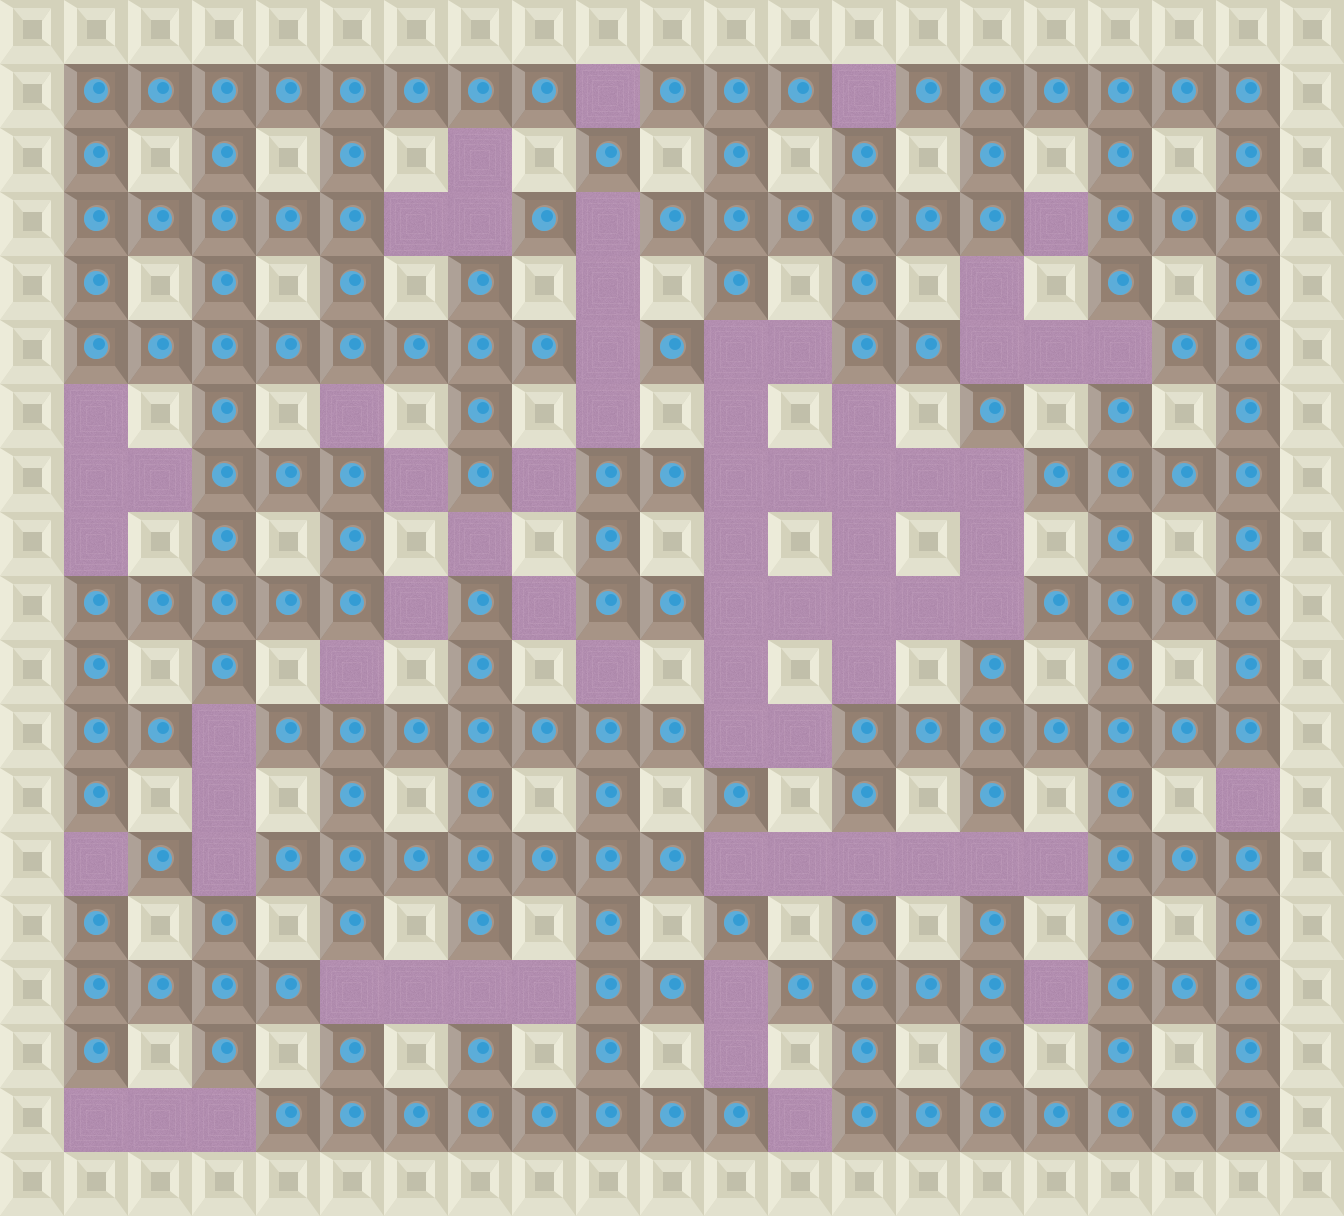

This game map was drawn from its Tiled (.tmx) file and the tilesets committed beside it. A one-line description and the trimmed map source follow:
An orthogonal 21x19 tile map with 64x64 px tiles, 5 tile layers (BACKGROUND_LAYER, POWER_LAYER, EXIT_LAYER, SOLID_LAYER, ...), 6 tilesets and 262 objects.

<map version="1.0" orientation="orthogonal" renderorder="left-up" width="21" height="19" tilewidth="64" tileheight="64" nextobjectid="415">
 <tileset firstgid="1" name="SolidBlock2" tilewidth="64" tileheight="64" tilecount="1" columns="1">
  <image source="Sprites/Blocks/SolidBlock2.png" width="64" height="64" />
 </tileset>
 <tileset firstgid="2" name="BackgroundTile2" tilewidth="64" tileheight="64" tilecount="1" columns="1">
  <image source="Sprites/Blocks/BackgroundTile2.png" width="64" height="64" />
 </tileset>
 <tileset firstgid="3" name="ExplodableBlock2" tilewidth="64" tileheight="64" tilecount="1" columns="1">
  <image source="Sprites/Blocks/ExplodableBlock2.png" width="64" height="64" />
 </tileset>
 <tileset firstgid="4" name="Portal2" tilewidth="64" tileheight="64" tilecount="1" columns="1">
  <image source="Sprites/Blocks/Portal2.png" width="64" height="64" />
 </tileset>
 <tileset firstgid="5" name="BombPowerup" tilewidth="64" tileheight="64" tilecount="1" columns="1">
  <image source="Sprites/Powerups/BombPowerup.png" width="64" height="64" />
 </tileset>
 <tileset firstgid="6" name="FlamePowerup" tilewidth="64" tileheight="64" tilecount="1" columns="1">
  <image source="Sprites/Powerups/FlamePowerup.png" width="64" height="64" />
 </tileset>
 <layer name="BACKGROUND_LAYER" width="21" height="19">
  <data>[399 cells, 399 non-empty, 1 distinct tile ids]</data>
 </layer>
 <layer name="POWER_LAYER" width="21" height="19">
  <data>[399 cells, 2 non-empty, 2 distinct tile ids]</data>
 </layer>
 <layer name="EXIT_LAYER" width="21" height="19">
  <data>[399 cells, 1 non-empty, 1 distinct tile ids]</data>
 </layer>
 <layer name="SOLID_LAYER" width="21" height="19">
  <data>[399 cells, 148 non-empty, 1 distinct tile ids]</data>
 </layer>
 <layer name="EXPLODING_LAYER" width="21" height="19">
  <data>[399 cells, 182 non-empty, 1 distinct tile ids]</data>
 </layer>
 <objectgroup name="Solid">
  <properties>
   <property name="destroyable" type="bool" value="false" />
  </properties>
  <object id="312" x="0" y="0" width="1344" height="64" />
  <object id="315" x="0" y="0" width="64" height="1216" />
  <object id="317" x="0" y="1152" width="1344" height="64" />
  <object id="318" x="1280" y="0" width="64" height="1216" />
  <object id="320" x="128" y="128" width="64" height="64" />
  <object id="321" x="256" y="128" width="64" height="64" />
  <object id="322" x="384" y="128" width="64" height="64" />
  <object id="323" x="512" y="128" width="64" height="64" />
  <object id="324" x="640" y="128" width="64" height="64" />
  <object id="325" x="768" y="128" width="64" height="64" />
  <object id="326" x="896" y="128" width="64" height="64" />
  <object id="327" x="1024" y="128" width="64" height="64" />
  <object id="328" x="1152" y="128" width="64" height="64" />
  <object id="339" x="896" y="256" width="64" height="64" />
  <object id="340" x="1024" y="256" width="64" height="64" />
  <object id="341" x="128" y="256" width="64" height="64" />
  <object id="342" x="384" y="256" width="64" height="64" />
  <object id="343" x="512" y="256" width="64" height="64" />
  <object id="344" x="1152" y="256" width="64" height="64" />
  <object id="345" x="640" y="256" width="64" height="64" />
  <object id="346" x="256" y="256" width="64" height="64" />
  <object id="347" x="768" y="256" width="64" height="64" />
  <object id="348" x="896" y="384" width="64" height="64" />
  <object id="349" x="1024" y="384" width="64" height="64" />
  <object id="350" x="128" y="384" width="64" height="64" />
  <object id="351" x="384" y="384" width="64" height="64" />
  <object id="352" x="512" y="384" width="64" height="64" />
  <object id="353" x="1152" y="384" width="64" height="64" />
  <object id="354" x="640" y="384" width="64" height="64" />
  <object id="355" x="256" y="384" width="64" height="64" />
  <object id="356" x="768" y="384" width="64" height="64" />
  <object id="366" x="896" y="512" width="64" height="64" />
  <object id="367" x="1024" y="512" width="64" height="64" />
  <object id="368" x="128" y="512" width="64" height="64" />
  <object id="369" x="384" y="512" width="64" height="64" />
  <object id="370" x="512" y="512" width="64" height="64" />
  <object id="371" x="1152" y="512" width="64" height="64" />
  <object id="372" x="640" y="512" width="64" height="64" />
  <object id="373" x="256" y="512" width="64" height="64" />
  <object id="374" x="768" y="512" width="64" height="64" />
  <object id="375" x="896" y="640" width="64" height="64" />
  <object id="376" x="1024" y="640" width="64" height="64" />
  <object id="377" x="128" y="640" width="64" height="64" />
  <object id="378" x="384" y="640" width="64" height="64" />
  <object id="379" x="512" y="640" width="64" height="64" />
  <object id="380" x="1152" y="640" width="64" height="64" />
  <object id="381" x="640" y="640" width="64" height="64" />
  <object id="382" x="256" y="640" width="64" height="64" />
  <object id="383" x="768" y="640" width="64" height="64" />
  <object id="384" x="896" y="768" width="64" height="64" />
  <object id="385" x="1024" y="768" width="64" height="64" />
  <object id="386" x="128" y="768" width="64" height="64" />
  <object id="387" x="384" y="768" width="64" height="64" />
  <object id="388" x="512" y="768" width="64" height="64" />
  <object id="389" x="1152" y="768" width="64" height="64" />
  <object id="390" x="640" y="768" width="64" height="64" />
  <object id="391" x="256" y="768" width="64" height="64" />
  <object id="392" x="768" y="768" width="64" height="64" />
  <object id="393" x="896" y="896" width="64" height="64" />
  <object id="394" x="1024" y="896" width="64" height="64" />
  <object id="395" x="128" y="896" width="64" height="64" />
  <object id="396" x="384" y="896" width="64" height="64" />
  <object id="397" x="512" y="896" width="64" height="64" />
  <object id="398" x="1152" y="896" width="64" height="64" />
  <object id="399" x="640" y="896" width="64" height="64" />
  <object id="400" x="256" y="896" width="64" height="64" />
  <object id="401" x="768" y="896" width="64" height="64" />
  <object id="402" x="896" y="1024" width="64" height="64" />
  <object id="403" x="1024" y="1024" width="64" height="64" />
  <object id="404" x="128" y="1024" width="64" height="64" />
  <object id="405" x="384" y="1024" width="64" height="64" />
  <object id="406" x="512" y="1024" width="64" height="64" />
  <object id="407" x="1152" y="1024" width="64" height="64" />
  <object id="408" x="640" y="1024" width="64" height="64" />
  <object id="409" x="256" y="1024" width="64" height="64" />
  <object id="410" x="768" y="1024" width="64" height="64" />
 </objectgroup>
 <objectgroup name="Exploding">
  <properties>
   <property name="destroyable" type="bool" value="true" />
  </properties>
  <object id="7" x="192" y="64" width="64" height="64" />
  <object id="10" x="256" y="64" width="64" height="64" />
  <object id="11" x="320" y="64" width="64" height="64" />
  <object id="12" x="384" y="64" width="64" height="64" />
  <object id="13" x="448" y="64" width="64" height="64" />
  <object id="14" x="512" y="64" width="64" height="64" />
  <object id="17" x="640" y="64" width="64" height="64" />
  <object id="19" x="704" y="64" width="64" height="64" />
  <object id="20" x="768" y="64" width="64" height="64" />
  <object id="22" x="896" y="64" width="64" height="64" />
  </objectgroup>
 <objectgroup name="Power">
  <!-- 4 objects omitted --></objectgroup>
 <objectgroup name="Exit">
  <!-- 2 objects omitted --></objectgroup>
</map>
<!-- 176 of 262 objects omitted -->